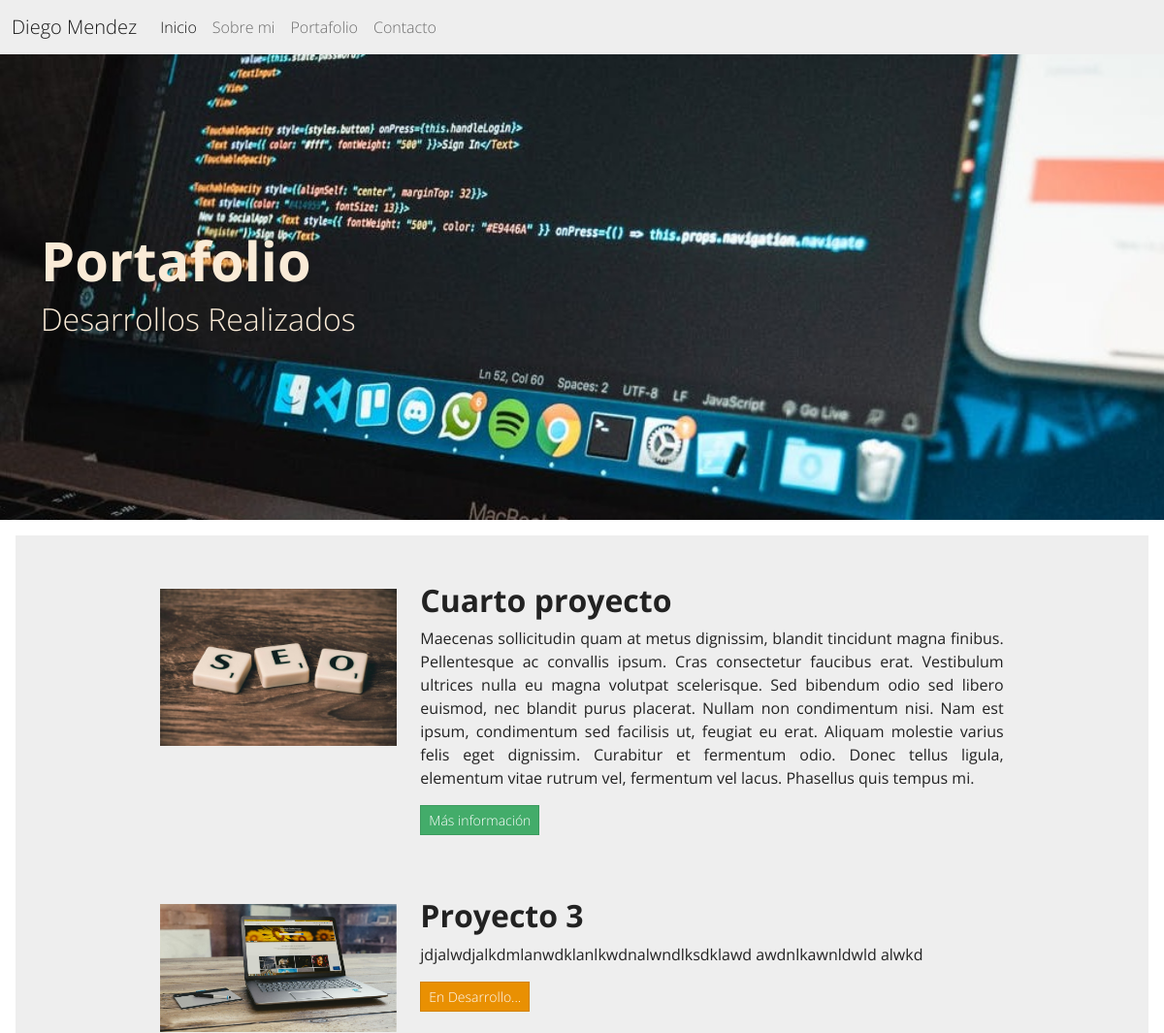
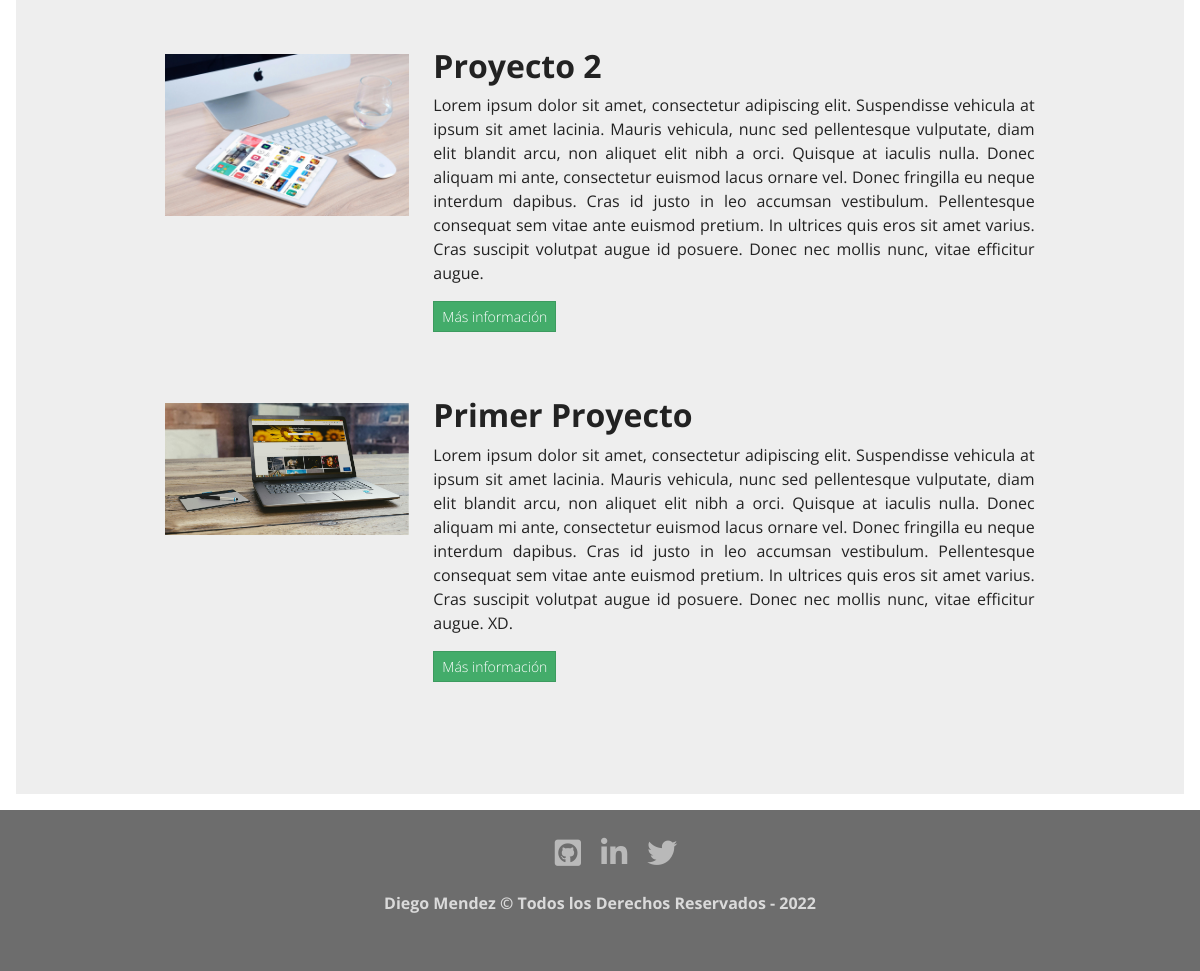
The page /portfolio/ on the database its author committed (2 pictures, top to bottom).
### portfolio/models.py (models this page shows, shortened)
class Project(models.Model):
    title = models.CharField(max_length=150, verbose_name='Titulo')
    description = models.TextField(verbose_name='Descripción')
    image = models.ImageField(upload_to='projects', verbose_name='Imagen')
    link = models.URLField(max_length=180, null=True, blank= True)
    created = models.DateTimeField(auto_now_add= True, verbose_name='Fecha Creación')
    updated = models.DateTimeField(auto_now= True, verbose_name= 'Fecha Actualización')
    class Meta:
        verbose_name = 'Proyecto'
        verbose_name_plural = 'Proyectos'
        ordering = ['-created' ]

### portfolio/views.py (the view)
# urls.py: path('portfolio/', portfolio_views.portfolio, name='portfolio'),
def portfolio(request):
    projects = Project.objects.all( )
    return render(request, 'portfolio/portfolio.html', {'projects':projects})

### portfolio/templates/portfolio/portfolio.html (shortened to what this page needs)
{% extends "core/base.html" %}
    {%block image-header%} portfolio {%endblock%}
    {%block title-header%}
        <div>
            <h1 class="display-4 fw-bold">Portafolio</h1>
        </div>
        <div>
            <h3 class="fs-2">Desarrollos Realizados</h3>
        </div>
    {%endblock%}
    {% block content%}
    {%load static%}
    {% for project in projects%}
    <div class="row project mb-5">
        <div class="col-lg-3 col-md-4 offset-lg-1">
            <img style="margin-top: 7px;" class="img-fluid" src= "{{project.image.url}}" alt="">
        </div>
      <div class="col-lg-7 col-md-8">
            <h2 class="section-heading title" style="font-weight: bold;">{{project.title}}</h2>
        <p style="text-align: justify;">{{project.description}}</p>
        {% if project.link %}
            <p><a class="btn btn-sm btn-success" href={{project.link}}>Más información</a></p>
        {%else%}
            <p class="btn btn-sm btn-warning">En Desarrollo...</p>
        {%endif%}
        </div>
    </div>
    {%endfor%}
    {% endblock %}

### core/templates/core/base.html (shortened to what this page needs)
{% load static  %}
<!DOCTYPE html>
<html lang="es">
<head>
    <link rel="stylesheet" href= {% static 'core/css/app.css' %}>
    <link href= {% static 'core/css/bootstrap.min.css' %} rel="stylesheet">
    <link rel="stylesheet" href="https://cdnjs.cloudflare.com/ajax/libs/font-awesome/5.15.3/css/all.min.css" />
  </head>
  <body>
    <nav class="navbar navbar-expand-lg bg-light">
        <div class="container-fluid">
            <a class="navbar-brand" href={% url 'home' %}>Diego Mendez</a>
            <div class="collapse navbar-collapse" id="navbarNavAltMarkup">
                <div class="navbar-nav">
                    <a class="nav-link active" aria-current="page" href= {% url 'home' %}>Inicio</a>
                    <a class="nav-link" href={% url 'about-me' %}>Sobre mi</a>
                    <a class="nav-link" href={% url 'portfolio' %}>Portafolio</a>
                    <a class="nav-link" href={% url 'contact' %}>Contacto</a>
                </div>
            </div>
        </div>
    </nav>
    <div class=" {% block image-header%}{%endblock%} imagen-fondo">
        <div class="container">
            <div class="row">
                <div class="col-12 titulos">
                    {%block title-header%}
                    {%endblock%}
                </div>
            </div>
        </div>
    </div>
    <div class="position-relative overflow-hidden p-3 p-md-5 m-md-3 bg-light">
        <div class="container">
            {% block content%}
            {% endblock %}
        </div>
    </div>
    <footer class="footer">
        <div class="footer__redes">
            <ul class="footer__lista">
                <li class="footer__item">
                    <a class="footer__icono" href="https://github.com/" target="blank"><i class="fab fa-github-square fa-1x"></i></a>
                </li>
                <li class="footer__item">
                    <a class="footer__icono" href="https://www.linkedin.com/" target="blank"><i class="fab fa-linkedin-in fa-1x"></i></a>
                </li>
                <li class="footer__item">
                    <a class="footer__icono" href="https://twitter.com/" target="blank"><i class="fab fa-twitter fa-1x"></i></a>
                </li>
            </ul>
        </div>
        <div class="footer__texto">
            <p>Diego Mendez &copy; Todos los Derechos Reservados - 2022</p>
        </div>
    </footer>
  </body>
</html>

### core/static/core/css/app.css (style rules this page uses)
.portfolio { background-image: url(../../core/img/portfolio-bg.jpeg); }
.imagen-fondo { background-position: center center; min-height: 60vh; background-attachment:scroll; background-size: cover; background-repeat: no-repeat; }
.titulos { color: antiquewhite; display: flex; flex-direction: column; justify-content: center; min-height: 60vh; }
.footer { grid-area: footer; background-color: #6d6d6d; color: #dadada; display: flex; flex-direction: column; align-items: center; justify-content: center; width: 100%; padding-top: 20px; padding-bottom: 20px; }
.footer__texto { font-weight: 700; margin-bottom: 20px; text-align: center; }
.footer__lista { text-decoration: none; display: flex; list-style: none; justify-content: center; }
.footer__icono { color: #b9b9b9; font-size: 30px; padding: 0 10px; display: block; }

### rows shown on the page
Project: image (picture), title "Cuarto proyecto", description "Maecenas sollicitudin quam at metus dignissim, blandit tincidunt magna finibus. Pellentesque ac convallis ipsum. Cras consectetur faucibus erat. Vestibulum ultrices nulla eu magna volutpat scelerisque. Sed bibendum odio sed libero euismod, nec blandit purus placerat. Nullam non condimentum nisi. Nam est ipsum, condimentum sed facilisis ut, feugiat eu erat. Aliquam molestie varius felis eget dignissim. Curabitur et fermentum odio. Donec tellus ligula, elementum vitae rutrum vel, fermentum vel lacus. Phasellus quis tempus mi."
Project: image (picture), title "Proyecto 3", description "jdjalwdjalkdmlanwdklanlkwdnalwndlksdklawd awdnlkawnldwld alwkd", shows "En Desarrollo..."
Project: image (picture), title "Proyecto 2", description "Lorem ipsum dolor sit amet, consectetur adipiscing elit. Suspendisse vehicula at ipsum sit amet lacinia. Mauris vehicula, nunc sed pellentesque vulputate, diam elit blandit arcu, non aliquet elit nibh a orci. Quisque at iaculis nulla. Donec aliquam mi ante, consectetur euismod lacus ornare vel. Donec fringilla eu neque interdum dapibus. Cras id justo in leo accumsan vestibulum. Pellentesque consequat sem vitae ante euismod pretium. In ultrices quis eros sit amet varius. Cras suscipit volutpat augue id posuere. Donec nec mollis nunc, vitae efficitur augue."
Project: image (picture), title "Primer Proyecto", description "Lorem ipsum dolor sit amet, consectetur adipiscing elit. Suspendisse vehicula at ipsum sit amet lacinia. Mauris vehicula, nunc sed pellentesque vulputate, diam elit blandit arcu, non aliquet elit nibh a orci. Quisque at iaculis nulla. Donec aliquam mi ante, consectetur euismod lacus ornare vel. Donec fringilla eu neque interdum dapibus. Cras id justo in leo accumsan vestibulum. Pellentesque consequat sem vitae ante euismod pretium. In ultrices quis eros sit amet varius. Cras suscipit volutpat augue id posuere. Donec nec mollis nunc, vitae efficitur augue. XD."
